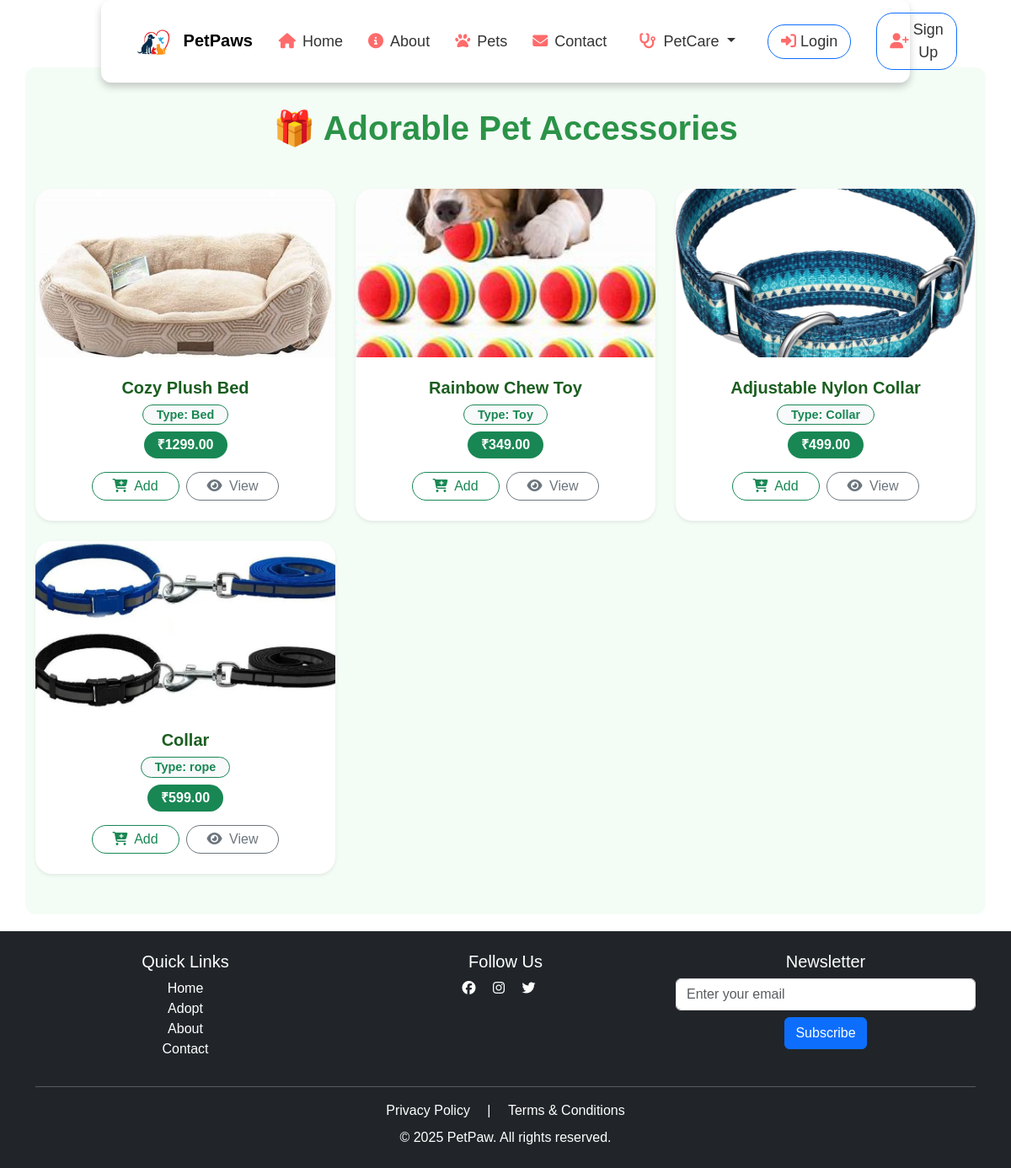
The app's page /petcare/accessories/ with its own data.
### petcare/models.py (models this page shows, shortened)
class Accessory(models.Model):
    name = models.CharField(max_length=100)
    type = models.CharField(max_length=50)
    price = models.DecimalField(max_digits=6, decimal_places=2)
    image = models.ImageField(upload_to='petcare_images/', blank=True, null=True)

### petcare/views.py (the view)
# urls.py: path('accessories/', views.view_accessories, name='view_accessories'),
def view_accessories(request):
    accessories = Accessory.objects.all()
    return render(request, 'petcare/view_accessories.html', {'accessories': accessories})

### petcare/templates/petcare/view_accessories.html (shortened to what this page needs)
{% extends 'base.html' %}
{% block content %}
<div class="container py-5" style="font-family: 'Poppins', sans-serif; background-color: #f4fcf6; border-radius: 12px;">
  <h2 class="text-center mb-5" style="color: #2b9348; font-weight: 700; font-size: 2.5rem;">
    🎁 Adorable Pet Accessories
  </h2>
  <div class="row g-4">
    {% for item in accessories %}
    <div class="col-sm-6 col-md-4 d-flex">
      <div class="card shadow-sm border-0 w-100 d-flex flex-column" style="border-radius: 20px; background-color: #ffffff; transition: all 0.3s ease;">
        {% if item.image %}
        <img src="{{ item.image.url }}" class="card-img-top" style="height: 200px; object-fit: cover; border-top-left-radius: 20px; border-top-right-radius: 20px;">
        {% endif %}
        <div class="card-body d-flex flex-column justify-content-between p-4">
          <div class="text-center">
            <h5 class="card-title" style="color: #1b5e20; font-weight: 600;">{{ item.name }}</h5>
            <span class="badge bg-light text-success border border-success mb-2 px-3 py-1 rounded-pill">Type: {{ item.type }}</span>
          </div>
          <div class="text-center mt-auto">
            <span class="badge bg-success text-white mb-3 px-3 py-2 rounded-pill" style="font-size: 1rem;">₹{{ item.price }}</span>
            <div class="d-flex justify-content-center gap-2">
              <a href="{% url 'add_to_cart' 'accessory' item.id %}" class="btn btn-outline-success rounded-pill px-4 py-1">
                <i class="fas fa-cart-plus me-1"></i> Add
              </a>
              <a href="{% url 'view_accessory' item.id %}" class="btn btn-outline-secondary rounded-pill px-4 py-1">
                <i class="fas fa-eye me-1"></i> View
              </a>
            </div>
          </div>
        </div>
      </div>
    </div>
    {% empty %}
    <div class="col-12">
      <p class="text-center text-muted fs-5">No accessories available at the moment. Check back soon! 🎀</p>
    </div>
    {% endfor %}
  </div>
</div>
{% endblock %}

### PetPaws/static/styles.css (style rules this page uses)
body { font-family: 'Poppins', sans-serif; background-color: #f8f9fa; color: #333; transition: background-color 0.3s ease-in-out; }
* { margin: 0; padding: 0; box-sizing: border-box; font-family: 'Poppins', sans-serif; }
body { margin: 0; padding: 0; background: #ffffff; position: relative; min-height: 100vh; }

### PetPaws/templates/base.html (style rules this page uses)
body { padding-top: 80px; }
html, body { height: 100%; margin: 0; display: flex; flex-direction: column; }

### petcare/templates/petcare/view_accessories.html (style rules this page uses)
.badge { font-size: 0.9rem; }

### records on screen
Accessory: image (picture), name "Cozy Plush Bed", type "Bed", price "1299.00"
Accessory: image (picture), name "Rainbow Chew Toy", type "Toy", price "349.00"
Accessory: image (picture), name "Adjustable Nylon Collar", type "Collar", price "499.00"
Accessory: image (picture), name "Collar", type "rope", price "599.00"
